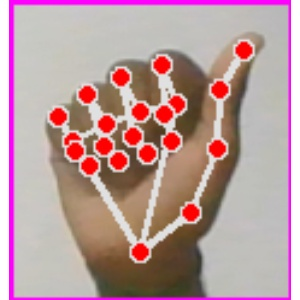
#> input picture 2/Data/A/Image_1695577684.7998803.jpg, 300 x 300 px; its folder holds only this picture in this run
$ python 2.e.py
#> lines starting #> are read from the running program, lines starting #| are printed output that depends on the picture
import numpy as np
import cv2
import os

# Input and output folder paths
input_root_folder = 'Data'
output_root_folder = ' Adaptive Thresholding using Histogram Analysis/'

# Ensure the output folder exists; create it if not
if not os.path.exists(output_root_folder):
    os.makedirs(output_root_folder)

# Function to perform linear image negation on a single image
def perform_linear_negation(input_path, output_path):
#> called with input_path = 'Data/A/Image_1695577684.7998803.jpg'
    image = cv2.imread(input_path)
#> image is the input picture: shape (300, 300, 3); mean B, G, R 154.9, 153.2, 185.3

    hist, bins = np.histogram(image.flatten(), 256, [0, 256])
#> hist = 256 values, max 12865 at index 255, min 26 at index 25, mean 1054.7; bins = 257 values from 0 to 256

    # Negate the image by subtracting it from 255
    cdf = hist.cumsum()
#> cdf = 256 values from 2661 to 270000
    cdf_normalized = cdf * hist.max() / cdf.max()
#> cdf_normalized = 256 values from 126.8 to 12865

    # Perform adaptive thresholding
    threshold = np.interp(0.7, cdf_normalized / cdf_normalized.max(), bins[:-1])
#> threshold = 195
    result = cv2.threshold(image, threshold, 255, cv2.THRESH_BINARY)[1]
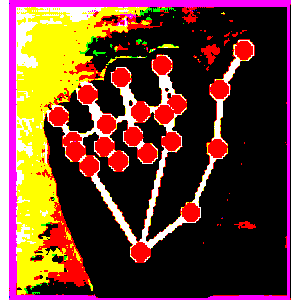
#> result: shape (300, 300, 3); mean B, G, R 50.8, 67.6, 111.7
    cv2.imwrite(output_path, result)

# Recursively process images in subfolders from 'A' to 'Z'
for folder_name in os.listdir(input_root_folder):
    folder_path = os.path.join(input_root_folder, folder_name)

    # Check if it's a directory
    if os.path.isdir(folder_path):
        # Create a corresponding output folder
        output_folder = os.path.join(output_root_folder, folder_name)
        if not os.path.exists(output_folder):
            os.makedirs(output_folder)

        # Process images in the current subfolder
        for filename in os.listdir(folder_path):
            if filename.endswith('.jpg') or filename.endswith('.png'):  # Filter for image files
                input_path = os.path.join(folder_path, filename)
                output_path = os.path.join(output_folder, filename)

                # Perform the piecewise-linear transformation on the image
                perform_linear_negation(input_path, output_path)
#> pass 2 of the loop `for folder_name in os.listdir(input_root_folder):`:
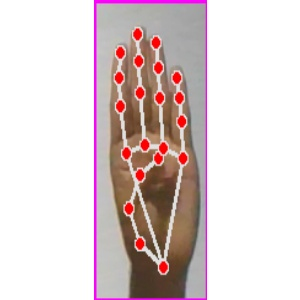
#> input picture 2/Data/B/Image_1695574336.3545885.jpg, 300 x 300 px
#> in perform_linear_negation, image is the input picture: shape (300, 300, 3); mean B, G, R 208.1, 207.8, 221.6
#> hist = 256 values, max 166156 at index 255, min 14 at index 32, mean 1054.7
#> cdf = 256 values from 559 to 270000
#> cdf_normalized = 256 values from 344 to 166156
#> threshold = 254.5
#> in perform_linear_negation (call 2), `result = cv2.threshold(image, threshold, 255, cv2.THRESH_BINARY)[1]`:
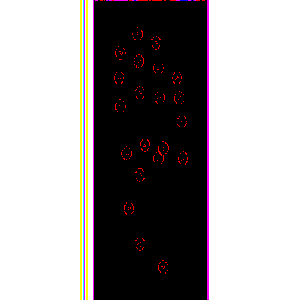
#> result: shape (300, 300, 3); mean B, G, R 155.7, 155.6, 159.5
